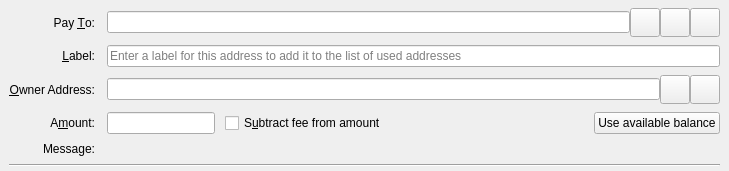
<?xml version="1.0" encoding="UTF-8"?>
<ui version="4.0">
 <class>SendCoinsEntry</class>
 <widget class="QStackedWidget" name="SendCoinsEntry">
  <property name="geometry">
   <rect>
    <x>0</x>
    <y>0</y>
    <width>729</width>
    <height>150</height>
   </rect>
  </property>
  <property name="focusPolicy">
   <enum>Qt::TabFocus</enum>
  </property>
  <property name="autoFillBackground">
   <bool>false</bool>
  </property>
  <widget class="QFrame" name="SendCoins">
   <property name="frameShape">
    <enum>QFrame::NoFrame</enum>
   </property>
   <layout class="QGridLayout" name="gridLayout">
    <property name="topMargin">
     <number>8</number>
    </property>
    <property name="bottomMargin">
     <number>4</number>
    </property>
    <property name="horizontalSpacing">
     <number>12</number>
    </property>
    <property name="verticalSpacing">
     <number>8</number>
    </property>
    <item row="0" column="0">
     <widget class="QLabel" name="payToLabel">
      <property name="text">
       <string>Pay &amp;To:</string>
      </property>
      <property name="alignment">
       <set>Qt::AlignRight|Qt::AlignTrailing|Qt::AlignVCenter</set>
      </property>
      <property name="buddy">
       <cstring>payTo</cstring>
      </property>
     </widget>
    </item>
    <item row="0" column="1">
     <layout class="QHBoxLayout" name="payToLayout">
      <property name="spacing">
       <number>0</number>
      </property>
      <item>
       <widget class="QValidatedLineEdit" name="payTo">
        <property name="toolTip">
         <string>The Yatripay address to send the payment to</string>
        </property>
       </widget>
      </item>
      <item>
       <widget class="QToolButton" name="addressBookButton">
        <property name="toolTip">
         <string>Choose previously used address</string>
        </property>
        <property name="text">
         <string/>
        </property>
        <property name="icon">
         <iconset resource="../yatripay.qrc">
          <normaloff>:/icons/address-book</normaloff>:/icons/address-book</iconset>
        </property>
        <property name="iconSize">
         <size>
          <width>22</width>
          <height>22</height>
         </size>
        </property>
        <property name="shortcut">
         <string>Alt+A</string>
        </property>
       </widget>
      </item>
      <item>
       <widget class="QToolButton" name="pasteButton">
        <property name="toolTip">
         <string>Paste address from clipboard</string>
        </property>
        <property name="text">
         <string/>
        </property>
        <property name="icon">
         <iconset resource="../yatripay.qrc">
          <normaloff>:/icons/editpaste</normaloff>:/icons/editpaste</iconset>
        </property>
        <property name="iconSize">
         <size>
          <width>22</width>
          <height>22</height>
         </size>
        </property>
        <property name="shortcut">
         <string>Alt+P</string>
        </property>
       </widget>
      </item>
      <item>
       <widget class="QToolButton" name="deleteButton">
        <property name="toolTip">
         <string>Remove this entry</string>
        </property>
        <property name="text">
         <string/>
        </property>
        <property name="icon">
         <iconset resource="../yatripay.qrc">
          <normaloff>:/icons/remove</normaloff>:/icons/remove</iconset>
        </property>
        <property name="iconSize">
         <size>
          <width>22</width>
          <height>22</height>
         </size>
        </property>
       </widget>
      </item>
     </layout>
    </item>
    <item row="1" column="0">
     <widget class="QLabel" name="labellLabel">
      <property name="text">
       <string>&amp;Label:</string>
      </property>
      <property name="alignment">
       <set>Qt::AlignRight|Qt::AlignTrailing|Qt::AlignVCenter</set>
      </property>
      <property name="buddy">
       <cstring>addAsLabel</cstring>
      </property>
     </widget>
    </item>
    <item row="1" column="1">
     <widget class="QLineEdit" name="addAsLabel">
      <property name="toolTip">
       <string>Enter a label for this address to add it to the list of used addresses</string>
      </property>
      <property name="placeholderText">
       <string>Enter a label for this address to add it to the list of used addresses</string>
      </property>
     </widget>
    </item>
    <item row="2" column="0">
     <widget class="QLabel" name="ownerLabel">
      <property name="text">
       <string>&amp;Owner Address:</string>
      </property>
      <property name="alignment">
       <set>Qt::AlignRight|Qt::AlignTrailing|Qt::AlignVCenter</set>
      </property>
      <property name="buddy">
       <cstring>ownerLabel</cstring>
      </property>
     </widget>
    </item>
    <item row="2" column="1">
     <layout class="QHBoxLayout" name="ownerLayout">
      <property name="spacing">
       <number>0</number>
      </property>
      <item>
       <widget class="QValidatedLineEdit" name="ownerAddress">
        <property name="toolTip">
         <string>The BitcoinPoS owner address</string>
        </property>
       </widget>
      </item>
      <item>
       <widget class="QToolButton" name="ownerAddressBookButton">
        <property name="toolTip">
         <string>Choose previously used address</string>
        </property>
        <property name="text">
         <string/>
        </property>
        <property name="icon">
         <iconset resource="../yatripay.qrc">
          <normaloff>:/icons/address-book</normaloff>:/icons/address-book</iconset>
        </property>
        <property name="iconSize">
         <size>
          <width>22</width>
          <height>22</height>
         </size>
        </property>
        <property name="shortcut">
         <string>Alt+A</string>
        </property>
       </widget>
      </item>
      <item>
       <widget class="QToolButton" name="ownerPasteButton">
        <property name="toolTip">
         <string>Paste address from clipboard</string>
        </property>
        <property name="text">
         <string/>
        </property>
        <property name="icon">
         <iconset resource="../yatripay.qrc">
          <normaloff>:/icons/editpaste</normaloff>:/icons/editpaste</iconset>
        </property>
        <property name="iconSize">
         <size>
          <width>22</width>
          <height>22</height>
         </size>
        </property>
        <property name="shortcut">
         <string>Alt+P</string>
        </property>
       </widget>
      </item>
     </layout>
    </item>
    <item row="3" column="0">
     <widget class="QLabel" name="amountLabel">
      <property name="text">
       <string>A&amp;mount:</string>
      </property>
      <property name="alignment">
       <set>Qt::AlignRight|Qt::AlignTrailing|Qt::AlignVCenter</set>
      </property>
      <property name="buddy">
       <cstring>payAmount</cstring>
      </property>
     </widget>
    </item>
    <item row="3" column="1">
     <layout class="QHBoxLayout" name="horizontalLayoutAmount" stretch="0,1,0">
      <property name="spacing">
       <number>10</number>
      </property>
      <item>
       <widget class="BitcoinAmountField" name="payAmount">
         <property name="toolTip">
          <string>The amount to send in the selected unit</string>
         </property>
       </widget>
      </item>
      <item>
       <widget class="QCheckBox" name="checkboxSubtractFeeFromAmount">
        <property name="toolTip">
         <string>The fee will be deducted from the amount being sent. The recipient will receive less yatripays than you enter in the amount field. If multiple recipients are selected, the fee is split equally.</string>
        </property>
        <property name="text">
         <string>S&amp;ubtract fee from amount</string>
        </property>
       </widget>
      </item>
      <item>
       <widget class="QPushButton" name="useAvailableBalanceButton">
        <property name="text">
         <string>Use available balance</string>
        </property>
       </widget>
      </item>
     </layout>
    </item>
    <item row="4" column="0">
     <widget class="QLabel" name="messageLabel">
      <property name="text">
       <string>Message:</string>
      </property>
      <property name="alignment">
       <set>Qt::AlignRight|Qt::AlignTrailing|Qt::AlignVCenter</set>
      </property>
     </widget>
    </item>
    <item row="4" column="1">
     <widget class="QLabel" name="messageTextLabel">
      <property name="toolTip">
       <string>A message that was attached to the yatripay: URI which will be stored with the transaction for your reference. Note: This message will not be sent over the Bitcoin network.</string>
      </property>
      <property name="textFormat">
       <enum>Qt::PlainText</enum>
      </property>
     </widget>
    </item>
    <item row="5" column="0" colspan="2">
     <widget class="Line" name="line">
      <property name="orientation">
       <enum>Qt::Horizontal</enum>
      </property>
     </widget>
    </item>
   </layout>
  </widget>
  <widget class="QFrame" name="SendCoins_UnauthenticatedPaymentRequest">
   <property name="palette">
    <palette>
     <active>
      <colorrole role="WindowText">
       <brush brushstyle="SolidPattern">
        <color alpha="255">
         <red>0</red>
         <green>0</green>
         <blue>0</blue>
        </color>
       </brush>
      </colorrole>
      <colorrole role="Button">
       <brush brushstyle="SolidPattern">
        <color alpha="255">
         <red>255</red>
         <green>255</green>
         <blue>127</blue>
        </color>
       </brush>
      </colorrole>
      <colorrole role="Light">
       <brush brushstyle="SolidPattern">
        <color alpha="255">
         <red>255</red>
         <green>255</green>
         <blue>255</blue>
        </color>
       </brush>
      </colorrole>
      <colorrole role="Midlight">
       <brush brushstyle="SolidPattern">
        <color alpha="255">
         <red>255</red>
         <green>255</green>
         <blue>191</blue>
        </color>
       </brush>
      </colorrole>
      <colorrole role="Dark">
       <brush brushstyle="SolidPattern">
        <color alpha="255">
         <red>127</red>
         <green>127</green>
         <blue>63</blue>
        </color>
       </brush>
      </colorrole>
      <colorrole role="Mid">
       <brush brushstyle="SolidPattern">
        <color alpha="255">
         <red>170</red>
         <green>170</green>
         <blue>84</blue>
        </color>
       </brush>
      </colorrole>
      <colorrole role="Text">
       <brush brushstyle="SolidPattern">
        <color alpha="255">
         <red>0</red>
         <green>0</green>
         <blue>0</blue>
        </color>
       </brush>
      </colorrole>
      <colorrole role="BrightText">
       <brush brushstyle="SolidPattern">
        <color alpha="255">
         <red>255</red>
         <green>255</green>
         <blue>255</blue>
        </color>
       </brush>
      </colorrole>
      <colorrole role="ButtonText">
       <brush brushstyle="SolidPattern">
        <color alpha="255">
         <red>0</red>
         <green>0</green>
         <blue>0</blue>
        </color>
       </brush>
      </colorrole>
      <colorrole role="Base">
       <brush brushstyle="SolidPattern">
        <color alpha="255">
         <red>255</red>
         <green>255</green>
         <blue>255</blue>
        </color>
       </brush>
      </colorrole>
      <colorrole role="Window">
       <brush brushstyle="SolidPattern">
        <color alpha="255">
         <red>255</red>
         <green>255</green>
         <blue>127</blue>
        </color>
       </brush>
      </colorrole>
      <colorrole role="Shadow">
       <brush brushstyle="SolidPattern">
        <color alpha="255">
         <red>0</red>
         <green>0</green>
         <blue>0</blue>
        </color>
       </brush>
      </colorrole>
      <colorrole role="AlternateBase">
       <brush brushstyle="SolidPattern">
        <color alpha="255">
         <red>255</red>
         <green>255</green>
         <blue>191</blue>
        </color>
       </brush>
      </colorrole>
      <colorrole role="ToolTipBase">
       <brush brushstyle="SolidPattern">
        <color alpha="255">
         <red>255</red>
         <green>255</green>
         <blue>220</blue>
        </color>
       </brush>
      </colorrole>
      <colorrole role="ToolTipText">
       <brush brushstyle="SolidPattern">
        <color alpha="255">
         <red>0</red>
         <green>0</green>
         <blue>0</blue>
        </color>
       </brush>
      </colorrole>
     </active>
     <inactive>
      <colorrole role="WindowText">
       <brush brushstyle="SolidPattern">
        <color alpha="255">
         <red>0</red>
         <green>0</green>
         <blue>0</blue>
        </color>
       </brush>
      </colorrole>
      <colorrole role="Button">
       <brush brushstyle="SolidPattern">
        <color alpha="255">
         <red>255</red>
         <green>255</green>
         <blue>127</blue>
        </color>
       </brush>
      </colorrole>
      <colorrole role="Light">
       <brush brushstyle="SolidPattern">
        <color alpha="255">
         <red>255</red>
         <green>255</green>
         <blue>255</blue>
        </color>
       </brush>
      </colorrole>
      <colorrole role="Midlight">
       <brush brushstyle="SolidPattern">
        <color alpha="255">
         <red>255</red>
         <green>255</green>
         <blue>191</blue>
        </color>
       </brush>
      </colorrole>
      <colorrole role="Dark">
       <brush brushstyle="SolidPattern">
        <color alpha="255">
         <red>127</red>
         <green>127</green>
         <blue>63</blue>
        </color>
       </brush>
      </colorrole>
      <colorrole role="Mid">
       <brush brushstyle="SolidPattern">
        <color alpha="255">
         <red>170</red>
         <green>170</green>
         <blue>84</blue>
        </color>
       </brush>
      </colorrole>
      <colorrole role="Text">
       <brush brushstyle="SolidPattern">
        <color alpha="255">
         <red>0</red>
         <green>0</green>
         <blue>0</blue>
        </color>
       </brush>
      </colorrole>
      <colorrole role="BrightText">
       <brush brushstyle="SolidPattern">
        <color alpha="255">
         <red>255</red>
         <green>255</green>
         <blue>255</blue>
        </color>
       </brush>
      </colorrole>
      <colorrole role="ButtonText">
       <brush brushstyle="SolidPattern">
        <color alpha="255">
         <red>0</red>
         <green>0</green>
         <blue>0</blue>
        </color>
       </brush>
      </colorrole>
      <colorrole role="Base">
       <brush brushstyle="SolidPattern">
        <color alpha="255">
         <red>255</red>
         <green>255</green>
         <blue>255</blue>
        </color>
       </brush>
      </colorrole>
      <colorrole role="Window">
       <brush brushstyle="SolidPattern">
        <color alpha="255">
         <red>255</red>
         <green>255</green>
         <blue>127</blue>
        </color>
       </brush>
      </colorrole>
      <colorrole role="Shadow">
       <brush brushstyle="SolidPattern">
        <color alpha="255">
         <red>0</red>
         <green>0</green>
         <blue>0</blue>
        </color>
       </brush>
      </colorrole>
      <colorrole role="AlternateBase">
       <brush brushstyle="SolidPattern">
        <color alpha="255">
         <red>255</red>
         <green>255</green>
         <blue>191</blue>
        </color>
       </brush>
      </colorrole>
      <colorrole role="ToolTipBase">
       <brush brushstyle="SolidPattern">
        <color alpha="255">
         <red>255</red>
         <green>255</green>
         <blue>220</blue>
        </color>
       </brush>
      </colorrole>
      <colorrole role="ToolTipText">
       <brush brushstyle="SolidPattern">
        <color alpha="255">
         <red>0</red>
         <green>0</green>
         <blue>0</blue>
        </color>
       </brush>
      </colorrole>
     </inactive>
     <disabled>
      <colorrole role="WindowText">
       <brush brushstyle="SolidPattern">
        <color alpha="255">
         <red>127</red>
         <green>127</green>
         <blue>63</blue>
        </color>
       </brush>
      </colorrole>
      <colorrole role="Button">
       <brush brushstyle="SolidPattern">
        <color alpha="255">
         <red>255</red>
         <green>255</green>
         <blue>127</blue>
        </color>
       </brush>
      </colorrole>
      <colorrole role="Light">
       <brush brushstyle="SolidPattern">
        <color alpha="255">
         <red>255</red>
         <green>255</green>
         <blue>255</blue>
        </color>
       </brush>
      </colorrole>
      <colorrole role="Midlight">
       <brush brushstyle="SolidPattern">
        <color alpha="255">
         <red>255</red>
         <green>255</green>
         <blue>191</blue>
        </color>
       </brush>
      </colorrole>
      <colorrole role="Dark">
       <brush brushstyle="SolidPattern">
        <color alpha="255">
         <red>127</red>
         <green>127</green>
         <blue>63</blue>
        </color>
       </brush>
      </colorrole>
      <colorrole role="Mid">
       <brush brushstyle="SolidPattern">
        <color alpha="255">
         <red>170</red>
         <green>170</green>
         <blue>84</blue>
        </color>
       </brush>
      </colorrole>
      <colorrole role="Text">
       <brush brushstyle="SolidPattern">
        <color alpha="255">
         <red>127</red>
         <green>127</green>
         <blue>63</blue>
        </color>
       </brush>
      </colorrole>
      <colorrole role="BrightText">
       <brush brushstyle="SolidPattern">
        <color alpha="255">
         <red>255</red>
         <green>255</green>
         <blue>255</blue>
        </color>
       </brush>
      </colorrole>
      <colorrole role="ButtonText">
       <brush brushstyle="SolidPattern">
        <color alpha="255">
         <red>127</red>
         <green>127</green>
         <blue>63</blue>
        </color>
       </brush>
      </colorrole>
      <colorrole role="Base">
       <brush brushstyle="SolidPattern">
        <color alpha="255">
         <red>255</red>
         <green>255</green>
         <blue>127</blue>
        </color>
       </brush>
      </colorrole>
      <colorrole role="Window">
       <brush brushstyle="SolidPattern">
        <color alpha="255">
         <red>255</red>
         <green>255</green>
         <blue>127</blue>
        </color>
       </brush>
      </colorrole>
      <colorrole role="Shadow">
       <brush brushstyle="SolidPattern">
        <color alpha="255">
         <red>0</red>
         <green>0</green>
         <blue>0</blue>
        </color>
       </brush>
      </colorrole>
      <colorrole role="AlternateBase">
       <brush brushstyle="SolidPattern">
        <color alpha="255">
         <red>255</red>
         <green>255</green>
         <blue>127</blue>
        </color>
       </brush>
      </colorrole>
      <colorrole role="ToolTipBase">
       <brush brushstyle="SolidPattern">
        <color alpha="255">
         <red>255</red>
         <green>255</green>
         <blue>220</blue>
        </color>
       </brush>
      </colorrole>
      <colorrole role="ToolTipText">
       <brush brushstyle="SolidPattern">
        <color alpha="255">
         <red>0</red>
         <green>0</green>
         <blue>0</blue>
        </color>
       </brush>
      </colorrole>
     </disabled>
    </palette>
   </property>
   <property name="toolTip">
    <string>This is an unauthenticated payment request.</string>
   </property>
   <property name="autoFillBackground">
    <bool>true</bool>
   </property>
   <property name="frameShape">
    <enum>QFrame::NoFrame</enum>
   </property>
   <layout class="QGridLayout" name="gridLayout_is">
    <property name="spacing">
     <number>12</number>
    </property>
    <item row="0" column="0">
     <widget class="QLabel" name="payToLabel_is">
      <property name="text">
       <string>Pay To:</string>
      </property>
      <property name="alignment">
       <set>Qt::AlignRight|Qt::AlignTrailing|Qt::AlignVCenter</set>
      </property>
     </widget>
    </item>
    <item row="0" column="1">
     <layout class="QHBoxLayout" name="payToLayout_is">
      <property name="spacing">
       <number>0</number>
      </property>
      <item>
       <widget class="QLabel" name="payTo_is"/>
      </item>
      <item>
       <widget class="QToolButton" name="deleteButton_is">
        <property name="toolTip">
         <string>Remove this entry</string>
        </property>
        <property name="text">
         <string/>
        </property>
        <property name="icon">
         <iconset resource="../yatripay.qrc">
          <normaloff>:/icons/remove</normaloff>:/icons/remove</iconset>
        </property>
       </widget>
      </item>
     </layout>
    </item>
    <item row="1" column="0">
     <widget class="QLabel" name="memoLabel_is">
      <property name="text">
       <string>Memo:</string>
      </property>
      <property name="alignment">
       <set>Qt::AlignRight|Qt::AlignTrailing|Qt::AlignVCenter</set>
      </property>
     </widget>
    </item>
    <item row="1" column="1">
     <widget class="QLabel" name="memoTextLabel_is">
      <property name="textFormat">
       <enum>Qt::PlainText</enum>
      </property>
     </widget>
    </item>
    <item row="2" column="0">
     <widget class="QLabel" name="amountLabel_is">
      <property name="text">
       <string>A&amp;mount:</string>
      </property>
      <property name="alignment">
       <set>Qt::AlignRight|Qt::AlignTrailing|Qt::AlignVCenter</set>
      </property>
      <property name="buddy">
       <cstring>payAmount_is</cstring>
      </property>
     </widget>
    </item>
    <item row="2" column="1">
     <widget class="BitcoinAmountField" name="payAmount_is">
      <property name="acceptDrops">
       <bool>false</bool>
      </property>
     </widget>
    </item>
   </layout>
  </widget>
  <widget class="QFrame" name="SendCoins_AuthenticatedPaymentRequest">
   <property name="palette">
    <palette>
     <active>
      <colorrole role="WindowText">
       <brush brushstyle="SolidPattern">
        <color alpha="255">
         <red>0</red>
         <green>0</green>
         <blue>0</blue>
        </color>
       </brush>
      </colorrole>
      <colorrole role="Button">
       <brush brushstyle="SolidPattern">
        <color alpha="255">
         <red>140</red>
         <green>232</green>
         <blue>119</blue>
        </color>
       </brush>
      </colorrole>
      <colorrole role="Light">
       <brush brushstyle="SolidPattern">
        <color alpha="255">
         <red>230</red>
         <green>255</green>
         <blue>224</blue>
        </color>
       </brush>
      </colorrole>
      <colorrole role="Midlight">
       <brush brushstyle="SolidPattern">
        <color alpha="255">
         <red>185</red>
         <green>243</green>
         <blue>171</blue>
        </color>
       </brush>
      </colorrole>
      <colorrole role="Dark">
       <brush brushstyle="SolidPattern">
        <color alpha="255">
         <red>70</red>
         <green>116</green>
         <blue>59</blue>
        </color>
       </brush>
      </colorrole>
      <colorrole role="Mid">
       <brush brushstyle="SolidPattern">
        <color alpha="255">
         <red>93</red>
         <green>155</green>
         <blue>79</blue>
        </color>
       </brush>
      </colorrole>
      <colorrole role="Text">
       <brush brushstyle="SolidPattern">
        <color alpha="255">
         <red>0</red>
         <green>0</green>
         <blue>0</blue>
        </color>
       </brush>
      </colorrole>
      <colorrole role="BrightText">
       <brush brushstyle="SolidPattern">
        <color alpha="255">
         <red>155</red>
         <green>255</green>
         <blue>147</blue>
        </color>
       </brush>
      </colorrole>
      <colorrole role="ButtonText">
       <brush brushstyle="SolidPattern">
        <color alpha="255">
         <red>0</red>
         <green>0</green>
         <blue>0</blue>
        </color>
       </brush>
      </colorrole>
      <colorrole role="Base">
       <brush brushstyle="SolidPattern">
        <color alpha="255">
         <red>119</red>
         <green>255</green>
         <blue>233</blue>
        </color>
       </brush>
      </colorrole>
      <colorrole role="Window">
       <brush brushstyle="SolidPattern">
        <color alpha="255">
         <red>140</red>
         <green>232</green>
         <blue>119</blue>
        </color>
       </brush>
      </colorrole>
      <colorrole role="Shadow">
       <brush brushstyle="SolidPattern">
        <color alpha="255">
         <red>0</red>
         <green>0</green>
         <blue>0</blue>
        </color>
       </brush>
      </colorrole>
      <colorrole role="AlternateBase">
       <brush brushstyle="SolidPattern">
        <color alpha="255">
         <red>197</red>
         <green>243</green>
         <blue>187</blue>
        </color>
       </brush>
      </colorrole>
      <colorrole role="NoRole">
       <brush brushstyle="SolidPattern">
        <color alpha="255">
         <red>125</red>
         <green>194</green>
         <blue>122</blue>
        </color>
       </brush>
      </colorrole>
      <colorrole role="ToolTipBase">
       <brush brushstyle="SolidPattern">
        <color alpha="255">
         <red>255</red>
         <green>255</green>
         <blue>220</blue>
        </color>
       </brush>
      </colorrole>
      <colorrole role="ToolTipText">
       <brush brushstyle="SolidPattern">
        <color alpha="255">
         <red>0</red>
         <green>0</green>
         <blue>0</blue>
        </color>
       </brush>
      </colorrole>
     </active>
     <inactive>
      <colorrole role="WindowText">
       <brush brushstyle="SolidPattern">
        <color alpha="255">
         <red>0</red>
         <green>0</green>
         <blue>0</blue>
        </color>
       </brush>
      </colorrole>
      <colorrole role="Button">
       <brush brushstyle="SolidPattern">
        <color alpha="255">
         <red>140</red>
         <green>232</green>
         <blue>119</blue>
        </color>
       </brush>
      </colorrole>
      <colorrole role="Light">
       <brush brushstyle="SolidPattern">
        <color alpha="255">
         <red>230</red>
         <green>255</green>
         <blue>224</blue>
        </color>
       </brush>
      </colorrole>
      <colorrole role="Midlight">
       <brush brushstyle="SolidPattern">
        <color alpha="255">
         <red>185</red>
         <green>243</green>
         <blue>171</blue>
        </color>
       </brush>
      </colorrole>
      <colorrole role="Dark">
       <brush brushstyle="SolidPattern">
        <color alpha="255">
         <red>70</red>
         <green>116</green>
         <blue>59</blue>
        </color>
       </brush>
      </colorrole>
      <colorrole role="Mid">
       <brush brushstyle="SolidPattern">
        <color alpha="255">
         <red>93</red>
         <green>155</green>
         <blue>79</blue>
        </color>
       </brush>
      </colorrole>
      <colorrole role="Text">
       <brush brushstyle="SolidPattern">
        <color alpha="255">
         <red>0</red>
         <green>0</green>
         <blue>0</blue>
        </color>
       </brush>
      </colorrole>
      <colorrole role="BrightText">
       <brush brushstyle="SolidPattern">
        <color alpha="255">
         <red>155</red>
         <green>255</green>
         <blue>147</blue>
        </color>
       </brush>
      </colorrole>
      <colorrole role="ButtonText">
       <brush brushstyle="SolidPattern">
        <color alpha="255">
         <red>0</red>
         <green>0</green>
         <blue>0</blue>
        </color>
       </brush>
      </colorrole>
      <colorrole role="Base">
       <brush brushstyle="SolidPattern">
        <color alpha="255">
         <red>119</red>
         <green>255</green>
         <blue>233</blue>
        </color>
       </brush>
      </colorrole>
      <colorrole role="Window">
       <brush brushstyle="SolidPattern">
        <color alpha="255">
         <red>140</red>
         <green>232</green>
         <blue>119</blue>
        </color>
       </brush>
      </colorrole>
      <colorrole role="Shadow">
       <brush brushstyle="SolidPattern">
        <color alpha="255">
         <red>0</red>
         <green>0</green>
         <blue>0</blue>
        </color>
       </brush>
      </colorrole>
      <colorrole role="AlternateBase">
       <brush brushstyle="SolidPattern">
        <color alpha="255">
         <red>197</red>
         <green>243</green>
         <blue>187</blue>
        </color>
       </brush>
      </colorrole>
      <colorrole role="NoRole">
       <brush brushstyle="SolidPattern">
        <color alpha="255">
         <red>125</red>
         <green>194</green>
         <blue>122</blue>
        </color>
       </brush>
      </colorrole>
      <colorrole role="ToolTipBase">
       <brush brushstyle="SolidPattern">
        <color alpha="255">
         <red>255</red>
         <green>255</green>
         <blue>220</blue>
        </color>
       </brush>
      </colorrole>
      <colorrole role="ToolTipText">
       <brush brushstyle="SolidPattern">
        <color alpha="255">
         <red>0</red>
         <green>0</green>
         <blue>0</blue>
        </color>
       </brush>
      </colorrole>
     </inactive>
     <disabled>
      <colorrole role="WindowText">
       <brush brushstyle="SolidPattern">
        <color alpha="255">
         <red>70</red>
         <green>116</green>
         <blue>59</blue>
        </color>
       </brush>
      </colorrole>
      <colorrole role="Button">
       <brush brushstyle="SolidPattern">
        <color alpha="255">
         <red>140</red>
         <green>232</green>
         <blue>119</blue>
        </color>
       </brush>
      </colorrole>
      <colorrole role="Light">
       <brush brushstyle="SolidPattern">
        <color alpha="255">
         <red>230</red>
         <green>255</green>
         <blue>224</blue>
        </color>
       </brush>
      </colorrole>
      <colorrole role="Midlight">
       <brush brushstyle="SolidPattern">
        <color alpha="255">
         <red>185</red>
         <green>243</green>
         <blue>171</blue>
        </color>
       </brush>
      </colorrole>
      <colorrole role="Dark">
       <brush brushstyle="SolidPattern">
        <color alpha="255">
         <red>70</red>
         <green>116</green>
         <blue>59</blue>
        </color>
       </brush>
      </colorrole>
      <colorrole role="Mid">
       <brush brushstyle="SolidPattern">
        <color alpha="255">
         <red>93</red>
         <green>155</green>
         <blue>79</blue>
        </color>
       </brush>
      </colorrole>
      <colorrole role="Text">
       <brush brushstyle="SolidPattern">
        <color alpha="255">
         <red>70</red>
         <green>116</green>
         <blue>59</blue>
        </color>
       </brush>
      </colorrole>
      <colorrole role="BrightText">
       <brush brushstyle="SolidPattern">
        <color alpha="255">
         <red>155</red>
         <green>255</green>
         <blue>147</blue>
        </color>
       </brush>
      </colorrole>
      <colorrole role="ButtonText">
       <brush brushstyle="SolidPattern">
        <color alpha="255">
         <red>70</red>
         <green>116</green>
         <blue>59</blue>
        </color>
       </brush>
      </colorrole>
      <colorrole role="Base">
       <brush brushstyle="SolidPattern">
        <color alpha="255">
         <red>140</red>
         <green>232</green>
         <blue>119</blue>
        </color>
       </brush>
      </colorrole>
      <colorrole role="Window">
       <brush brushstyle="SolidPattern">
        <color alpha="255">
         <red>140</red>
         <green>232</green>
         <blue>119</blue>
        </color>
       </brush>
      </colorrole>
      <colorrole role="Shadow">
       <brush brushstyle="SolidPattern">
        <color alpha="255">
         <red>0</red>
         <green>0</green>
         <blue>0</blue>
        </color>
       </brush>
      </colorrole>
      <colorrole role="AlternateBase">
       <brush brushstyle="SolidPattern">
        <color alpha="255">
         <red>140</red>
         <green>232</green>
         <blue>119</blue>
        </color>
       </brush>
      </colorrole>
      <colorrole role="NoRole">
       <brush brushstyle="SolidPattern">
        <color alpha="255">
         <red>125</red>
         <green>194</green>
         <blue>122</blue>
        </color>
       </brush>
      </colorrole>
      <colorrole role="ToolTipBase">
       <brush brushstyle="SolidPattern">
        <color alpha="255">
         <red>255</red>
         <green>255</green>
         <blue>220</blue>
        </color>
       </brush>
      </colorrole>
      <colorrole role="ToolTipText">
       <brush brushstyle="SolidPattern">
        <color alpha="255">
         <red>0</red>
         <green>0</green>
         <blue>0</blue>
        </color>
       </brush>
      </colorrole>
     </disabled>
    </palette>
   </property>
   <property name="toolTip">
    <string>This is an authenticated payment request.</string>
   </property>
   <property name="autoFillBackground">
    <bool>true</bool>
   </property>
   <property name="frameShape">
    <enum>QFrame::NoFrame</enum>
   </property>
   <layout class="QGridLayout" name="gridLayout_s">
    <property name="spacing">
     <number>12</number>
    </property>
    <item row="0" column="0">
     <widget class="QLabel" name="payToLabel_s">
      <property name="text">
       <string>Pay To:</string>
      </property>
      <property name="alignment">
       <set>Qt::AlignRight|Qt::AlignTrailing|Qt::AlignVCenter</set>
      </property>
     </widget>
    </item>
    <item row="0" column="1">
     <layout class="QHBoxLayout" name="payToLayout_s">
      <property name="spacing">
       <number>0</number>
      </property>
      <item>
       <widget class="QLabel" name="payTo_s">
        <property name="textFormat">
         <enum>Qt::PlainText</enum>
        </property>
       </widget>
      </item>
      <item>
       <widget class="QToolButton" name="deleteButton_s">
        <property name="toolTip">
         <string>Remove this entry</string>
        </property>
        <property name="text">
         <string/>
        </property>
        <property name="icon">
         <iconset resource="../yatripay.qrc">
          <normaloff>:/icons/remove</normaloff>:/icons/remove</iconset>
        </property>
       </widget>
      </item>
     </layout>
    </item>
    <item row="1" column="0">
     <widget class="QLabel" name="memoLabel_s">
      <property name="text">
       <string>Memo:</string>
      </property>
      <property name="alignment">
       <set>Qt::AlignRight|Qt::AlignTrailing|Qt::AlignVCenter</set>
      </property>
     </widget>
    </item>
    <item row="1" column="1">
     <widget class="QLabel" name="memoTextLabel_s">
      <property name="textFormat">
       <enum>Qt::PlainText</enum>
      </property>
     </widget>
    </item>
    <item row="2" column="0">
     <widget class="QLabel" name="amountLabel_s">
      <property name="text">
       <string>A&amp;mount:</string>
      </property>
      <property name="alignment">
       <set>Qt::AlignRight|Qt::AlignTrailing|Qt::AlignVCenter</set>
      </property>
      <property name="buddy">
       <cstring>payAmount_s</cstring>
      </property>
     </widget>
    </item>
    <item row="2" column="1">
     <widget class="BitcoinAmountField" name="payAmount_s">
      <property name="acceptDrops">
       <bool>false</bool>
      </property>
     </widget>
    </item>
   </layout>
  </widget>
 </widget>
 <customwidgets>
  <customwidget>
   <class>QValidatedLineEdit</class>
   <extends>QLineEdit</extends>
   <header>qt/qvalidatedlineedit.h</header>
  </customwidget>
  <customwidget>
   <class>BitcoinAmountField</class>
   <extends>QLineEdit</extends>
   <header>qt/yatripayamountfield.h</header>
  </customwidget>
 </customwidgets>
 <tabstops>
  <tabstop>payTo</tabstop>
  <tabstop>addressBookButton</tabstop>
  <tabstop>pasteButton</tabstop>
  <tabstop>deleteButton</tabstop>
  <tabstop>addAsLabel</tabstop>
  <tabstop>payAmount</tabstop>
  <tabstop>payAmount_is</tabstop>
  <tabstop>deleteButton_is</tabstop>
  <tabstop>payAmount_s</tabstop>
  <tabstop>deleteButton_s</tabstop>
 </tabstops>
 <resources>
  <include location="../yatripay.qrc"/>
 </resources>
 <connections/>
</ui>
